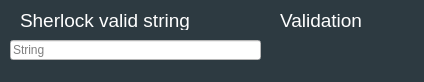
<?xml version="1.0" encoding="UTF-8"?>
<ui version="4.0">
 <class>Second</class>
 <widget class="QDialog" name="Second">
  <property name="geometry">
   <rect>
    <x>0</x>
    <y>0</y>
    <width>424</width>
    <height>82</height>
   </rect>
  </property>
  <property name="windowTitle">
   <string>Second Exercise</string>
  </property>
  <property name="styleSheet">
   <string notr="true">background-color: rgb(45, 58, 65);</string>
  </property>
  <widget class="QLineEdit" name="string">
   <property name="geometry">
    <rect>
     <x>10</x>
     <y>40</y>
     <width>251</width>
     <height>20</height>
    </rect>
   </property>
   <property name="styleSheet">
    <string notr="true">background-color: rgb(255, 255, 255);
color: rgb(0, 0, 0);</string>
   </property>
   <property name="maxLength">
    <number>100000</number>
   </property>
   <property name="placeholderText">
    <string>String</string>
   </property>
  </widget>
  <widget class="QLabel" name="validation">
   <property name="geometry">
    <rect>
     <x>296</x>
     <y>40</y>
     <width>51</width>
     <height>20</height>
    </rect>
   </property>
   <property name="font">
    <font>
     <pointsize>14</pointsize>
    </font>
   </property>
   <property name="styleSheet">
    <string notr="true">color: rgb(255, 255, 255);</string>
   </property>
   <property name="text">
    <string/>
   </property>
  </widget>
  <widget class="QLabel" name="valid_2">
   <property name="geometry">
    <rect>
     <x>280</x>
     <y>10</y>
     <width>111</width>
     <height>20</height>
    </rect>
   </property>
   <property name="font">
    <font>
     <pointsize>14</pointsize>
    </font>
   </property>
   <property name="styleSheet">
    <string notr="true">color: rgb(255, 255, 255);</string>
   </property>
   <property name="text">
    <string>Validation</string>
   </property>
  </widget>
  <widget class="QLabel" name="valid_3">
   <property name="geometry">
    <rect>
     <x>20</x>
     <y>10</y>
     <width>201</width>
     <height>20</height>
    </rect>
   </property>
   <property name="font">
    <font>
     <pointsize>14</pointsize>
    </font>
   </property>
   <property name="styleSheet">
    <string notr="true">color: rgb(255, 255, 255);</string>
   </property>
   <property name="text">
    <string>Sherlock valid string</string>
   </property>
  </widget>
 </widget>
 <resources/>
 <connections/>
</ui>
